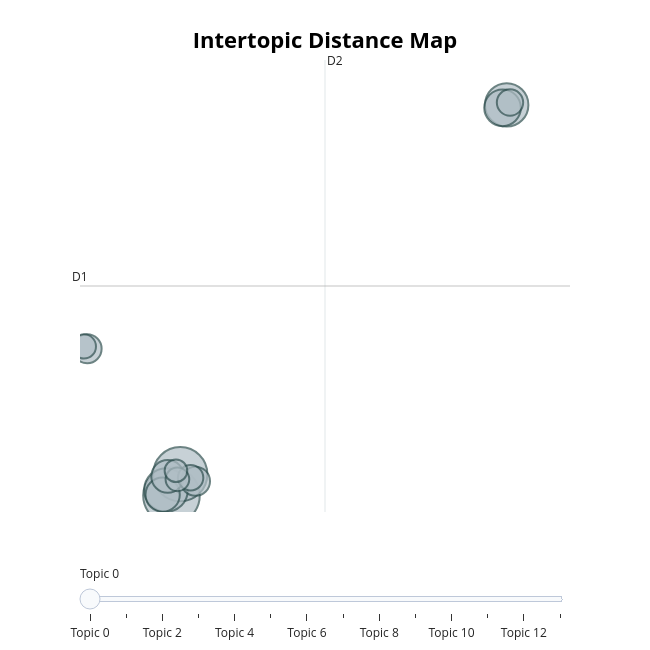

Source (notebook cell):
### Code cell
BERT_model.visualize_topics()

### Figure 1 — Plotly figure (JSON) as saved in the notebook; plotly's stock layout.template omitted (floating-point values rounded to 4 significant figures)
{"data": [{"customdata": [[0, "food | buffet | location | great breakfast | lovely", 406], [1, "size | double | upgrade | amazing | lounge", 373], [2, "beautiful | helpful | definitely | one | metro", 242], [3, "reception | excellent | professional | welcoming | staff staff friendly", 239], [4, "husb | clean | perfect | polite | friendly everything", 170], [5, "us | alarm | checkout | 50 | arrived", 149], [6, "bed hard | staff | pillow | really | extra", 136], [7, "hair | space | small | door | bathroom bathroom", 108], [8, "great | easy | transport | location great location | shopping", 106], [9, "friendly | helpful | location friendly staff | good | great location", 88], [10, "dusty | carpet | strong | cups | could better", 82], [11, "metro | minute | central | milan | walking", 74], [12, "air conditioning | windows | weather | conditioner | noisy", 71], [13, "door | next | busy | windows | hear", 65]], "hovertemplate": "<b>Topic %{customdata[0]}</b><br>%{customdata[1]}<br>Size: %{customdata[2]}", "legendgroup": "", "marker": {"color": "#B0BEC5", "line": {"color": "DarkSlateGrey", "width": 2}, "size": [406, 373, 242, 239, 170, 149, 136, 108, 106, 88, 82, 74, 71, 65], "sizemode": "area", "sizeref": 0.2537, "symbol": "circle"}, "mode": "markers", "name": "", "orientation": "v", "showlegend": false, "type": "scatter", "x": [4.168, 4.762, 3.796, 26.89, 26.61, 3.569, 3.911, 5.792, -1.547, 27.12, 5.465, -1.768, 4.571, 4.471], "xaxis": "x", "y": [-10.42, -8.378, -9.885, 26.78, 26.5, -10.33, -8.598, -9.049, 3.566, 27.0, -8.724, 3.787, -8.865, -8.057], "yaxis": "y"}], "layout": {"annotations": [{"showarrow": false, "text": "D1", "x": -2.033, "y": 9.537, "yshift": 10}, {"showarrow": false, "text": "D2", "x": 14.57, "xshift": 10, "y": 31.05}], "height": 650, "hoverlabel": {"bgcolor": "white", "font": {"family": "Rockwell", "size": 16}}, "legend": {"itemsizing": "constant", "tracegroupgap": 0}, "margin": {"t": 60}, "shapes": [{"line": {"color": "#CFD8DC", "width": 2}, "type": "line", "x0": 14.57, "x1": 14.57, "y0": -11.98, "y1": 31.05}, {"line": {"color": "#9E9E9E", "width": 2}, "type": "line", "x0": -2.033, "x1": 31.18, "y0": 9.537, "y1": 9.537}], "sliders": [{"active": 0, "pad": {"t": 50}, "steps": [{"args": [{"marker.color": [["red", "#B0BEC5", "#B0BEC5", "#B0BEC5", "#B0BEC5", "#B0BEC5", "#B0BEC5", "#B0BEC5", "#B0BEC5", "#B0BEC5", "#B0BEC5", "#B0BEC5", "#B0BEC5", "#B0BEC5"]]}], "label": "Topic 0", "method": "update"}, {"args": [{"marker.color": [["#B0BEC5", "red", "#B0BEC5", "#B0BEC5", "#B0BEC5", "#B0BEC5", "#B0BEC5", "#B0BEC5", "#B0BEC5", "#B0BEC5", "#B0BEC5", "#B0BEC5", "#B0BEC5", "#B0BEC5"]]}], "label": "Topic 1", "method": "update"}, {"args": [{"marker.color": [["#B0BEC5", "#B0BEC5", "red", "#B0BEC5", "#B0BEC5", "#B0BEC5", "#B0BEC5", "#B0BEC5", "#B0BEC5", "#B0BEC5", "#B0BEC5", "#B0BEC5", "#B0BEC5", "#B0BEC5"]]}], "label": "Topic 2", "method": "update"}, {"args": [{"marker.color": [["#B0BEC5", "#B0BEC5", "#B0BEC5", "red", "#B0BEC5", "#B0BEC5", "#B0BEC5", "#B0BEC5", "#B0BEC5", "#B0BEC5", "#B0BEC5", "#B0BEC5", "#B0BEC5", "#B0BEC5"]]}], "label": "Topic 3", "method": "update"}, {"args": [{"marker.color": [["#B0BEC5", "#B0BEC5", "#B0BEC5", "#B0BEC5", "red", "#B0BEC5", "#B0BEC5", "#B0BEC5", "#B0BEC5", "#B0BEC5", "#B0BEC5", "#B0BEC5", "#B0BEC5", "#B0BEC5"]]}], "label": "Topic 4", "method": "update"}, {"args": [{"marker.color": [["#B0BEC5", "#B0BEC5", "#B0BEC5", "#B0BEC5", "#B0BEC5", "red", "#B0BEC5", "#B0BEC5", "#B0BEC5", "#B0BEC5", "#B0BEC5", "#B0BEC5", "#B0BEC5", "#B0BEC5"]]}], "label": "Topic 5", "method": "update"}, {"args": [{"marker.color": [["#B0BEC5", "#B0BEC5", "#B0BEC5", "#B0BEC5", "#B0BEC5", "#B0BEC5", "red", "#B0BEC5", "#B0BEC5", "#B0BEC5", "#B0BEC5", "#B0BEC5", "#B0BEC5", "#B0BEC5"]]}], "label": "Topic 6", "method": "update"}, {"args": [{"marker.color": [["#B0BEC5", "#B0BEC5", "#B0BEC5", "#B0BEC5", "#B0BEC5", "#B0BEC5", "#B0BEC5", "red", "#B0BEC5", "#B0BEC5", "#B0BEC5", "#B0BEC5", "#B0BEC5", "#B0BEC5"]]}], "label": "Topic 7", "method": "update"}, {"args": [{"marker.color": [["#B0BEC5", "#B0BEC5", "#B0BEC5", "#B0BEC5", "#B0BEC5", "#B0BEC5", "#B0BEC5", "#B0BEC5", "red", "#B0BEC5", "#B0BEC5", "#B0BEC5", "#B0BEC5", "#B0BEC5"]]}], "label": "Topic 8", "method": "update"}, {"args": [{"marker.color": [["#B0BEC5", "#B0BEC5", "#B0BEC5", "#B0BEC5", "#B0BEC5", "#B0BEC5", "#B0BEC5", "#B0BEC5", "#B0BEC5", "red", "#B0BEC5", "#B0BEC5", "#B0BEC5", "#B0BEC5"]]}], "label": "Topic 9", "method": "update"}, {"args": [{"marker.color": [["#B0BEC5", "#B0BEC5", "#B0BEC5", "#B0BEC5", "#B0BEC5", "#B0BEC5", "#B0BEC5", "#B0BEC5", "#B0BEC5", "#B0BEC5", "red", "#B0BEC5", "#B0BEC5", "#B0BEC5"]]}], "label": "Topic 10", "method": "update"}, {"args": [{"marker.color": [["#B0BEC5", "#B0BEC5", "#B0BEC5", "#B0BEC5", "#B0BEC5", "#B0BEC5", "#B0BEC5", "#B0BEC5", "#B0BEC5", "#B0BEC5", "#B0BEC5", "red", "#B0BEC5", "#B0BEC5"]]}], "label": "Topic 11", "method": "update"}, {"args": [{"marker.color": [["#B0BEC5", "#B0BEC5", "#B0BEC5", "#B0BEC5", "#B0BEC5", "#B0BEC5", "#B0BEC5", "#B0BEC5", "#B0BEC5", "#B0BEC5", "#B0BEC5", "#B0BEC5", "red", "#B0BEC5"]]}], "label": "Topic 12", "method": "update"}, {"args": [{"marker.color": [["#B0BEC5", "#B0BEC5", "#B0BEC5", "#B0BEC5", "#B0BEC5", "#B0BEC5", "#B0BEC5", "#B0BEC5", "#B0BEC5", "#B0BEC5", "#B0BEC5", "#B0BEC5", "#B0BEC5", "red"]]}], "label": "Topic 13", "method": "update"}]}], "title": {"font": {"color": "Black", "size": 22}, "text": "<b>Intertopic Distance Map</b>", "x": 0.5, "xanchor": "center", "y": 0.95, "yanchor": "top"}, "width": 650, "xaxis": {"anchor": "y", "domain": [0, 1], "range": [-2.033, 31.18], "title": {"text": ""}, "visible": false}, "yaxis": {"anchor": "x", "domain": [0, 1], "range": [-11.98, 31.05], "title": {"text": ""}, "visible": false}}}
